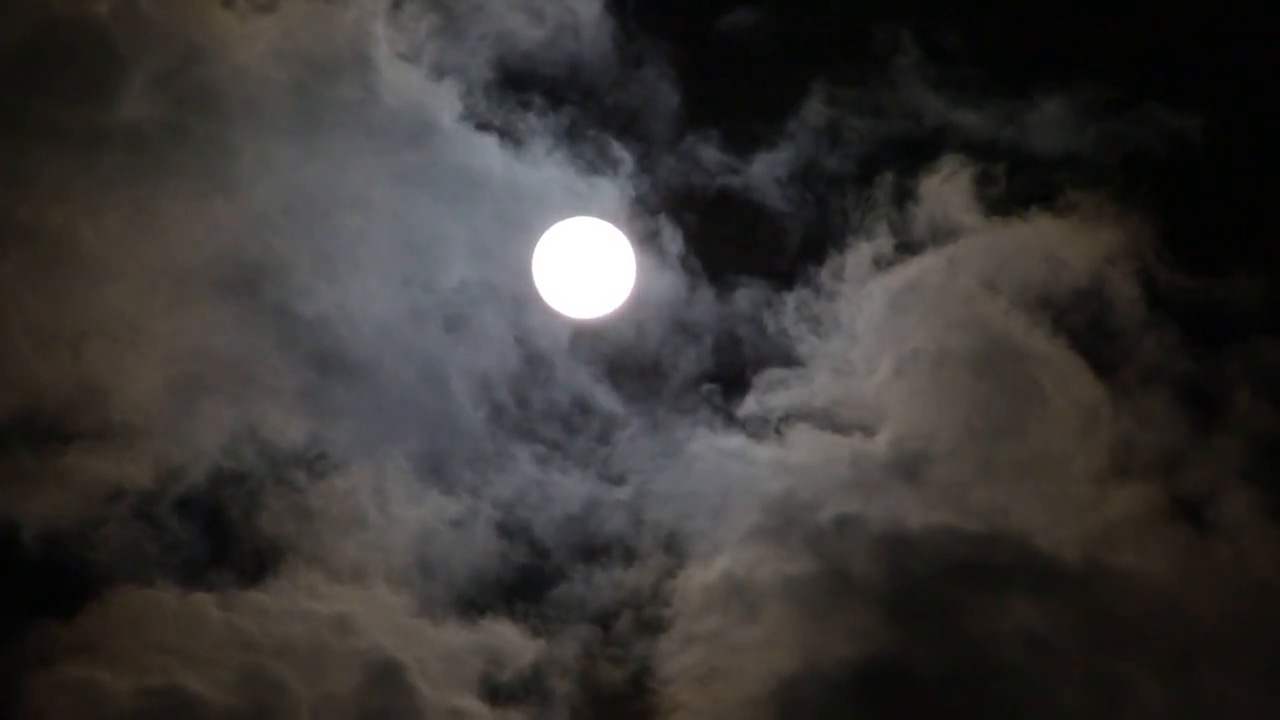
#> input picture frame 97 of Moon_Night.mp4, 1280 x 720 px
$ python youtube_moon.py
#> lines starting #> are read from the running program, lines starting #| are printed output that depends on the picture; after the words box and inside, x2 and y2 are one past the last pixel; in counts of white or black regions, pixels touching at a corner belong together
#> further down, goruntu is the input picture: shape (720, 1280, 3); mean B, G, R 50.4, 52.4, 55.1
import cv2
import numpy as np
# kod üzerinde değişiklik yapıyorum, bulutlar ay'ı bulmamı zorlaştırıyor
def find_moon(ay):

    ay_gri=cv2.cvtColor(ay,cv2.COLOR_BGR2GRAY)

    ay_blur = cv2.GaussianBlur(ay_gri,(5,5),0)

    ret, ay_threshold=cv2.threshold(ay_blur, 170, 255,cv2.THRESH_BINARY) # 85 i 170 a çektim
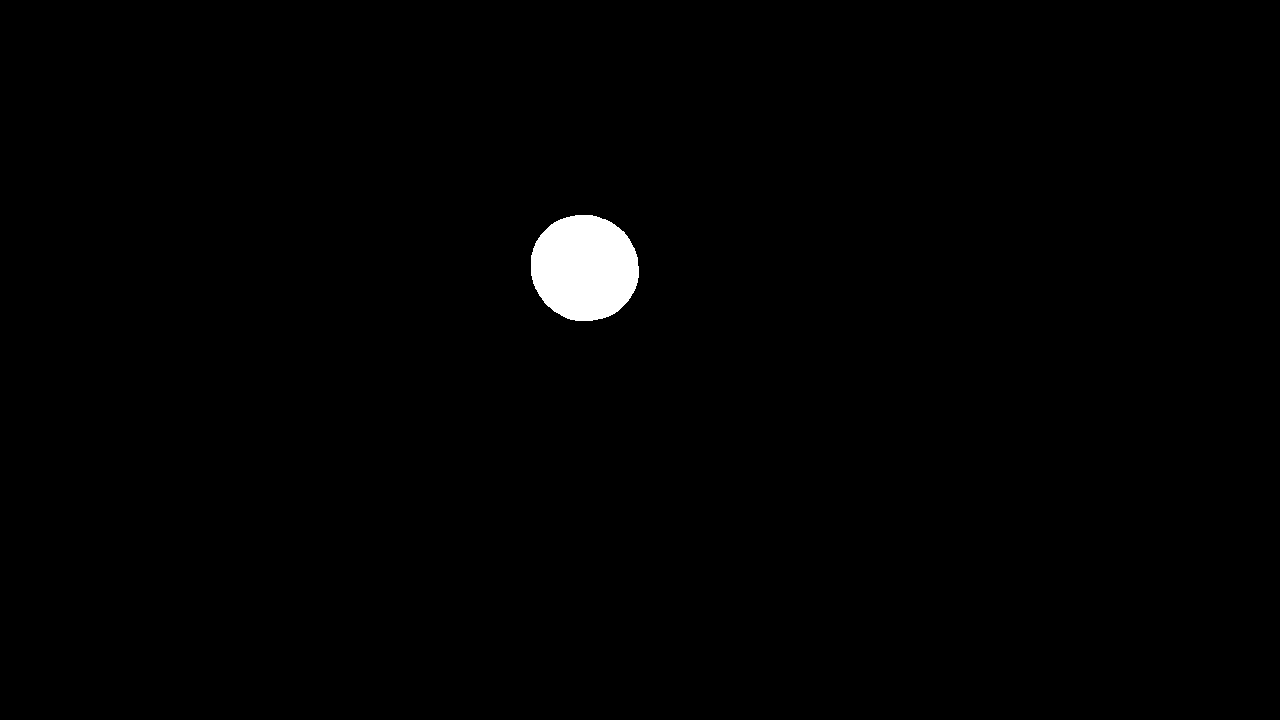
#> ay_threshold: shape (720, 1280); 0.99% white; 1 white region

    ay_Mask=cv2.bitwise_and(ay,ay,mask=ay_threshold)
    ay_HSV=cv2.cvtColor(ay_Mask,cv2.COLOR_BGR2HSV)
#> ay_HSV: shape (720, 1280, 3); mean H, S, V 0.4, 0, 2.5

    gri_alt_sinir=np.array([0,0,15])
    gri_ust_sinir=np.array([225,72,255])

    gri_renk_filtresisonucu= cv2.inRange(ay_HSV,gri_alt_sinir,gri_ust_sinir)

    Deneme=ay.copy()
    contours, _ = cv2.findContours(gri_renk_filtresisonucu, cv2.RETR_TREE, cv2.CHAIN_APPROX_SIMPLE)
#> contours = 1 contour; box (x1, y1, x2, y2) and area: (531, 215, 639, 321) 8930
    c = max(contours, key = cv2.contourArea)
#> c = contour of 146 points, box (x1, y1, x2, y2) (531, 215, 639, 321), area 8930
    x,y,w,h = cv2.boundingRect(c)
#> x = 531; y = 215; w = 108; h = 106
    cv2.rectangle(Deneme,(x,y),(x+w,y+h),(0,255,0),2)
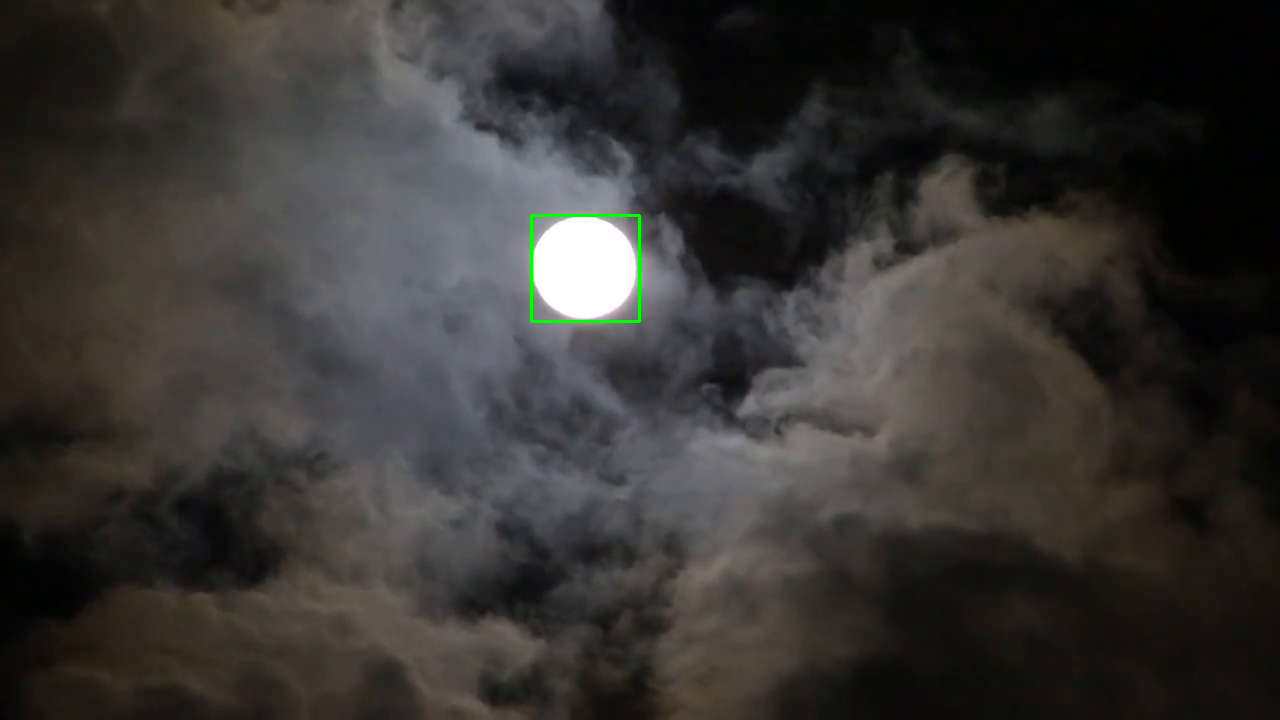
#> Deneme: shape (720, 1280, 3); 0.14% of pixels changed, all inside (x1, y1, x2, y2) = (530, 214, 641, 323)

    #cv2.drawContours(Deneme, contours, -1, (0,255,0), 3)
    cv2.imshow("Kare Icinde Ay",Deneme)


video=cv2.VideoCapture("Moon_Night.mp4")

while video.isOpened():
    ret,goruntu=video.read()
    if ret==True:
        find_moon(goruntu)
    if cv2.waitKey(25) == ord('q'):
#> (key q is pressed here)
        break

video.release()
cv2.destroyAllWindows()

$ run again, starting later in the video
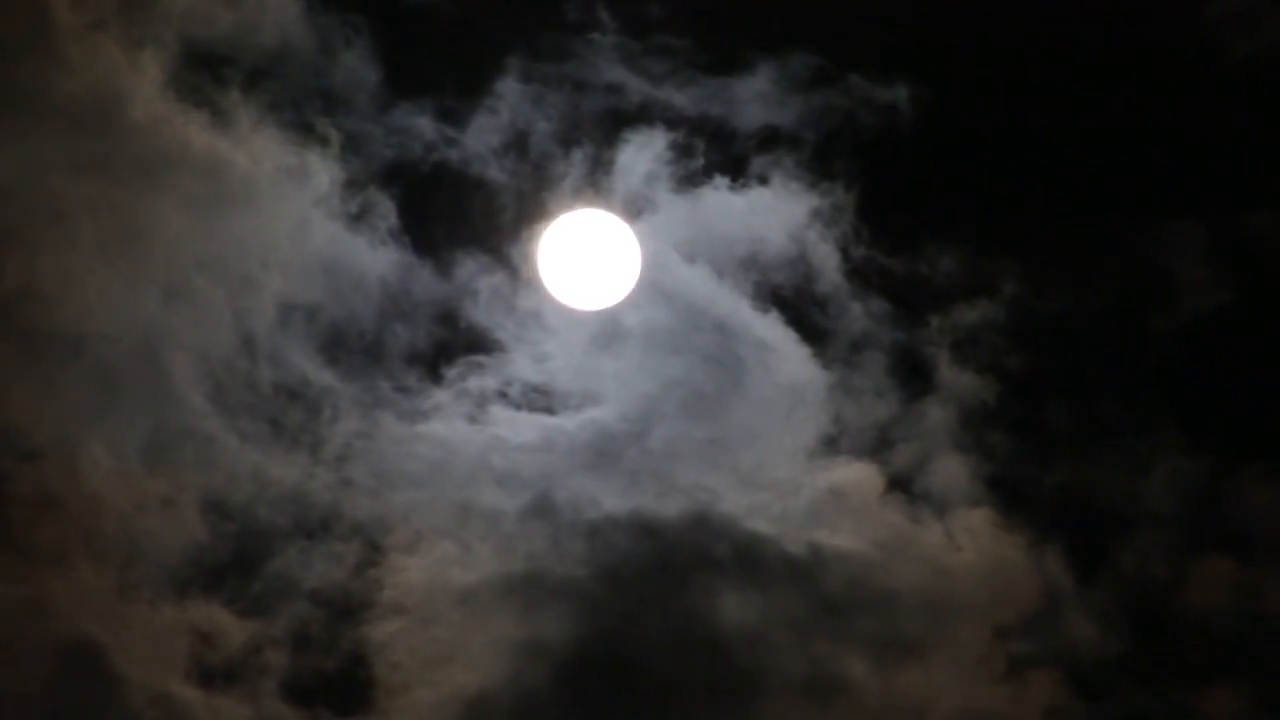
#> input picture frame 437 of Moon_Night.mp4, 1280 x 720 px
#> goruntu is the input picture: shape (720, 1280, 3); mean B, G, R 43.3, 44.5, 45.9
#> ay_threshold: shape (720, 1280); 1% white; 1 white region
#> ay_HSV: shape (720, 1280, 3); mean H, S, V 0.5, 0, 2.6
#> contours = 1 contour; box (x1, y1, x2, y2) and area: (533, 205, 647, 315) 9464
#> c = contour of 172 points, box (x1, y1, x2, y2) (533, 205, 647, 315), area 9464
#> x = 533; y = 205; w = 114; h = 110
#> in find_moon, `cv2.rectangle(Deneme,(x,y),(x+w,y+h),(0,255,0),2)`:
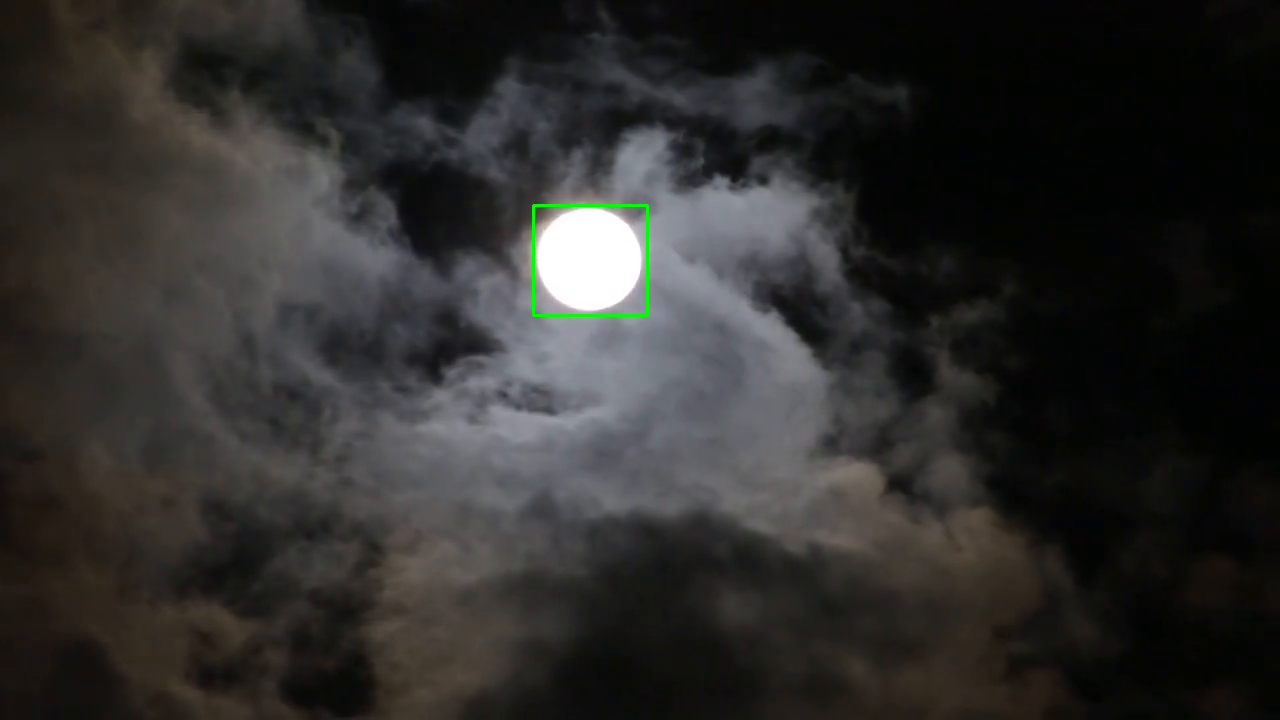
#> Deneme: shape (720, 1280, 3); 0.15% of pixels changed, all inside (x1, y1, x2, y2) = (532, 204, 649, 317)

$ run again, starting later in the video
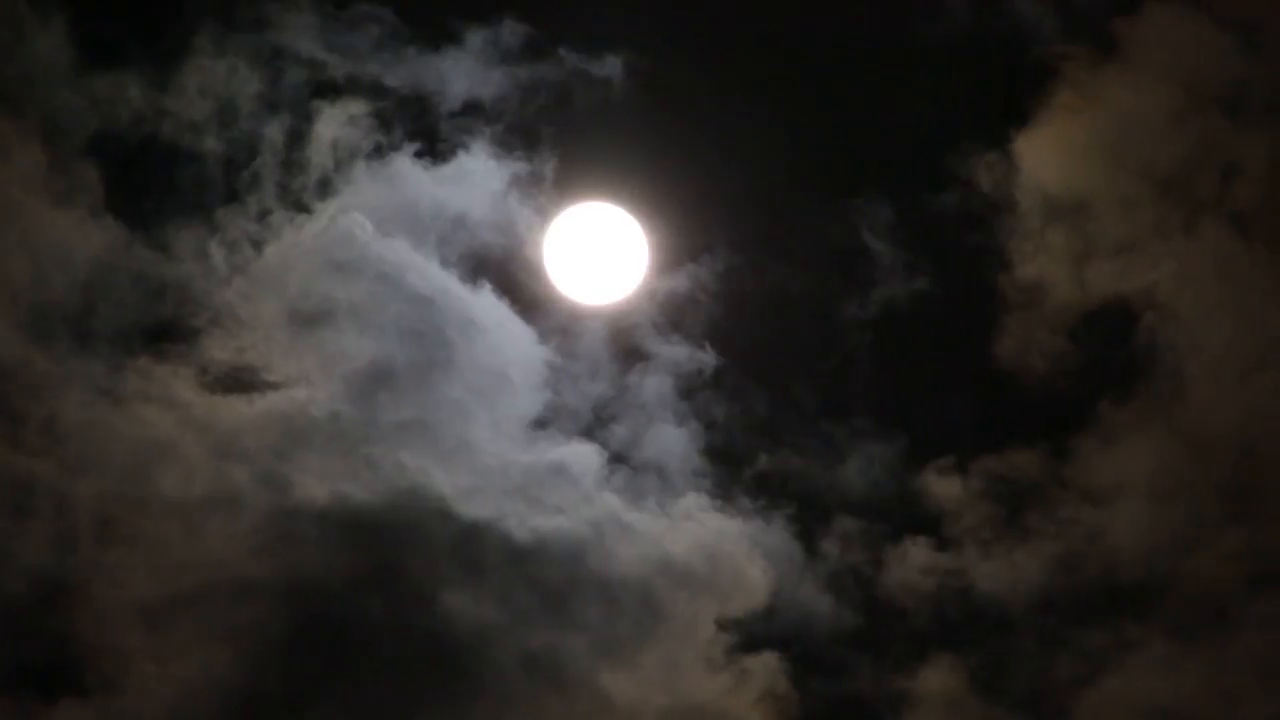
#> input picture frame 777 of Moon_Night.mp4, 1280 x 720 px
#> goruntu is the input picture: shape (720, 1280, 3); mean B, G, R 40.2, 42.8, 46
#> in find_moon, `ret, ay_threshold=cv2.threshold(ay_blur, 170, 255,cv2.THRESH_BINARY)`:
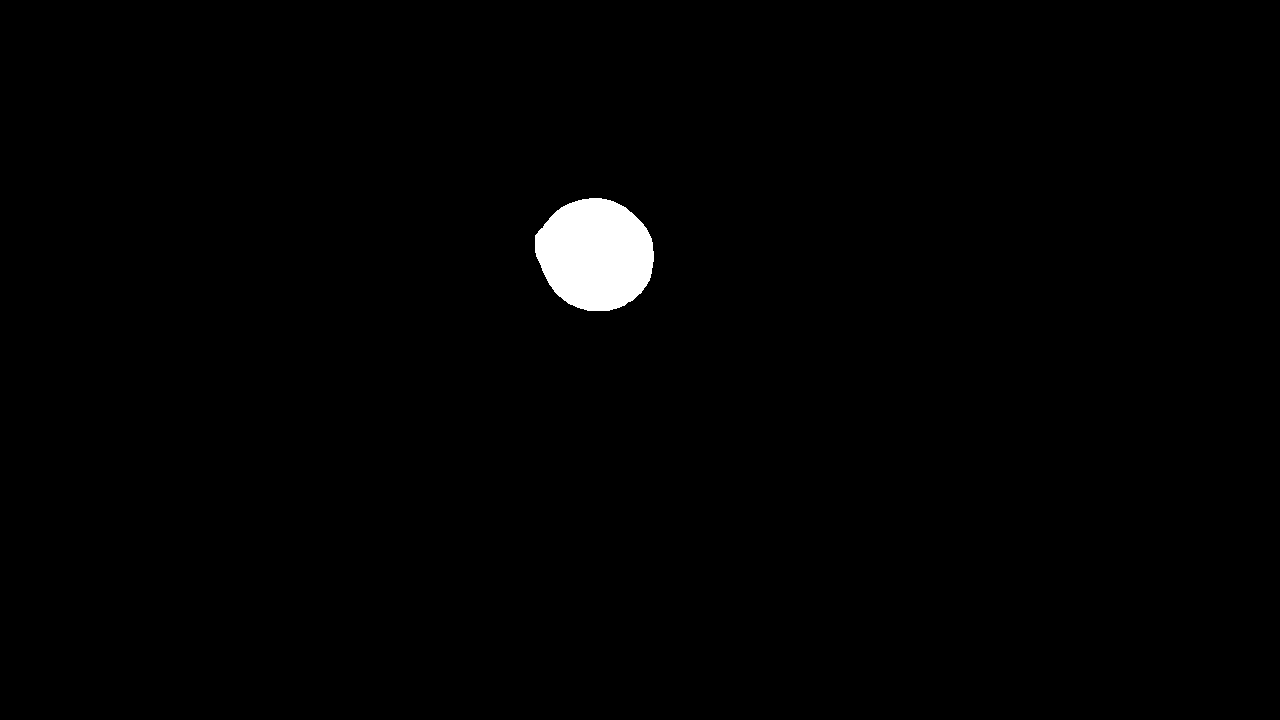
#> ay_threshold: shape (720, 1280); 1.1% white; 1 white region
#> ay_HSV: shape (720, 1280, 3); mean H, S, V 0.4, 0.1, 2.8
#> contours = 1 contour; box (x1, y1, x2, y2) and area: (535, 198, 654, 311) 10232
#> c = contour of 156 points, box (x1, y1, x2, y2) (535, 198, 654, 311), area 10232
#> x = 535; y = 198; w = 119; h = 113
#> in find_moon, `cv2.rectangle(Deneme,(x,y),(x+w,y+h),(0,255,0),2)`:
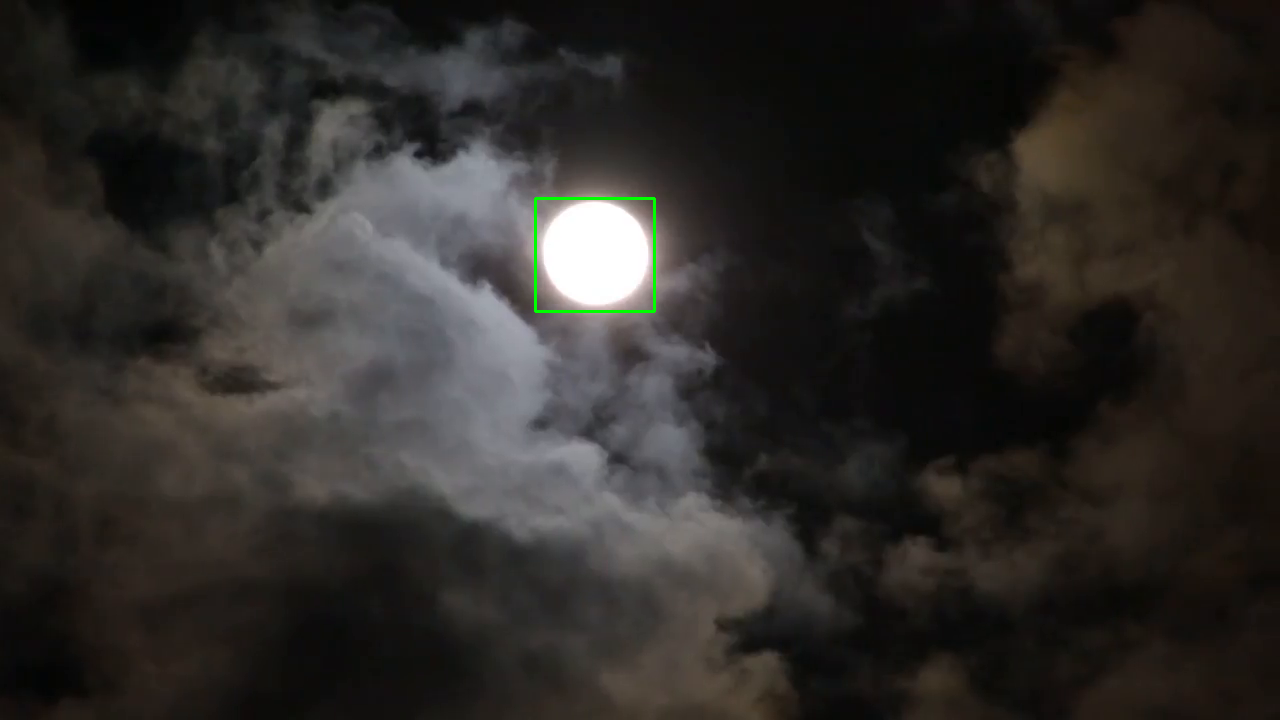
#> Deneme: shape (720, 1280, 3); 0.15% of pixels changed, all inside (x1, y1, x2, y2) = (534, 197, 656, 313)
